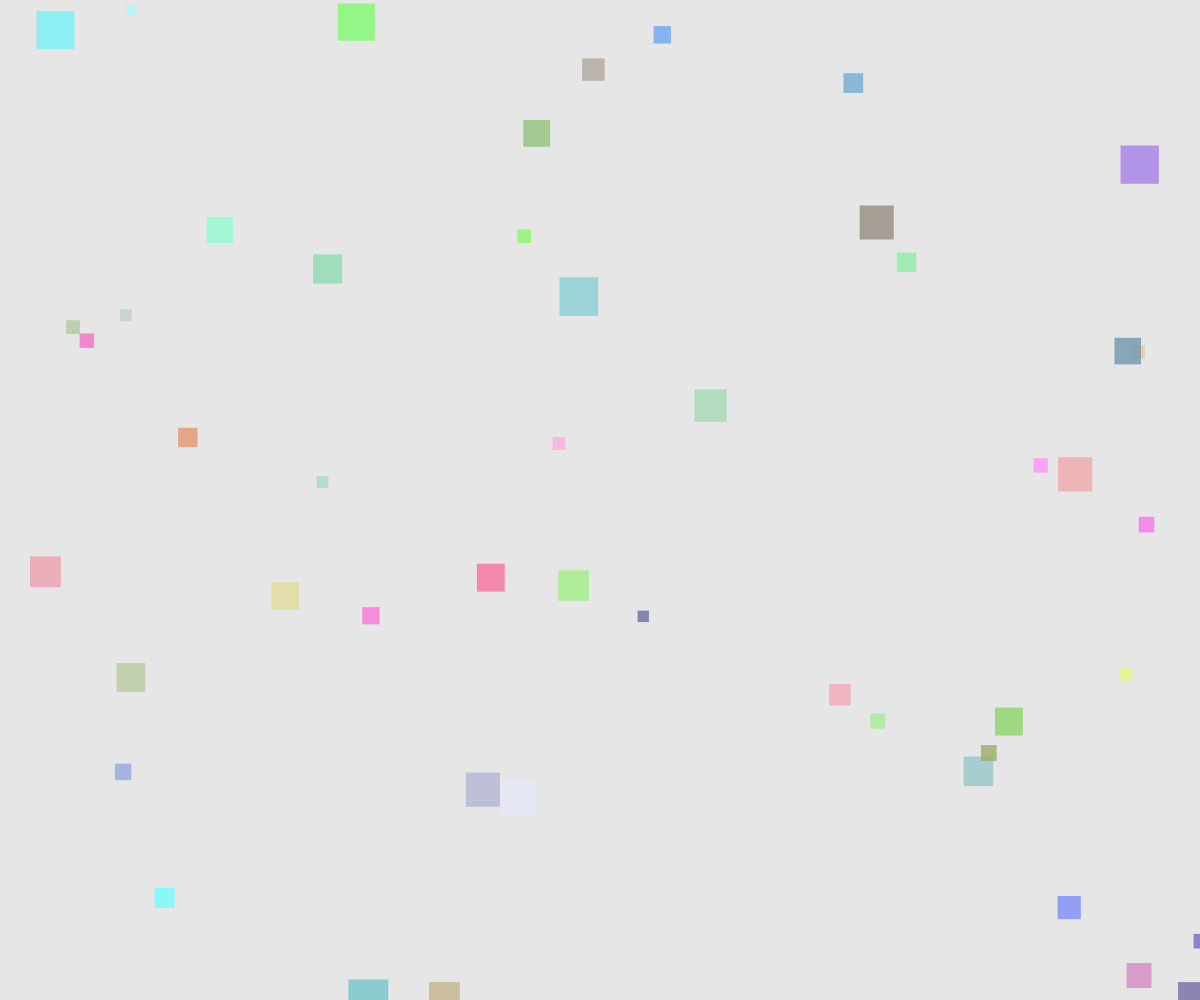
Frame 1 (no input)
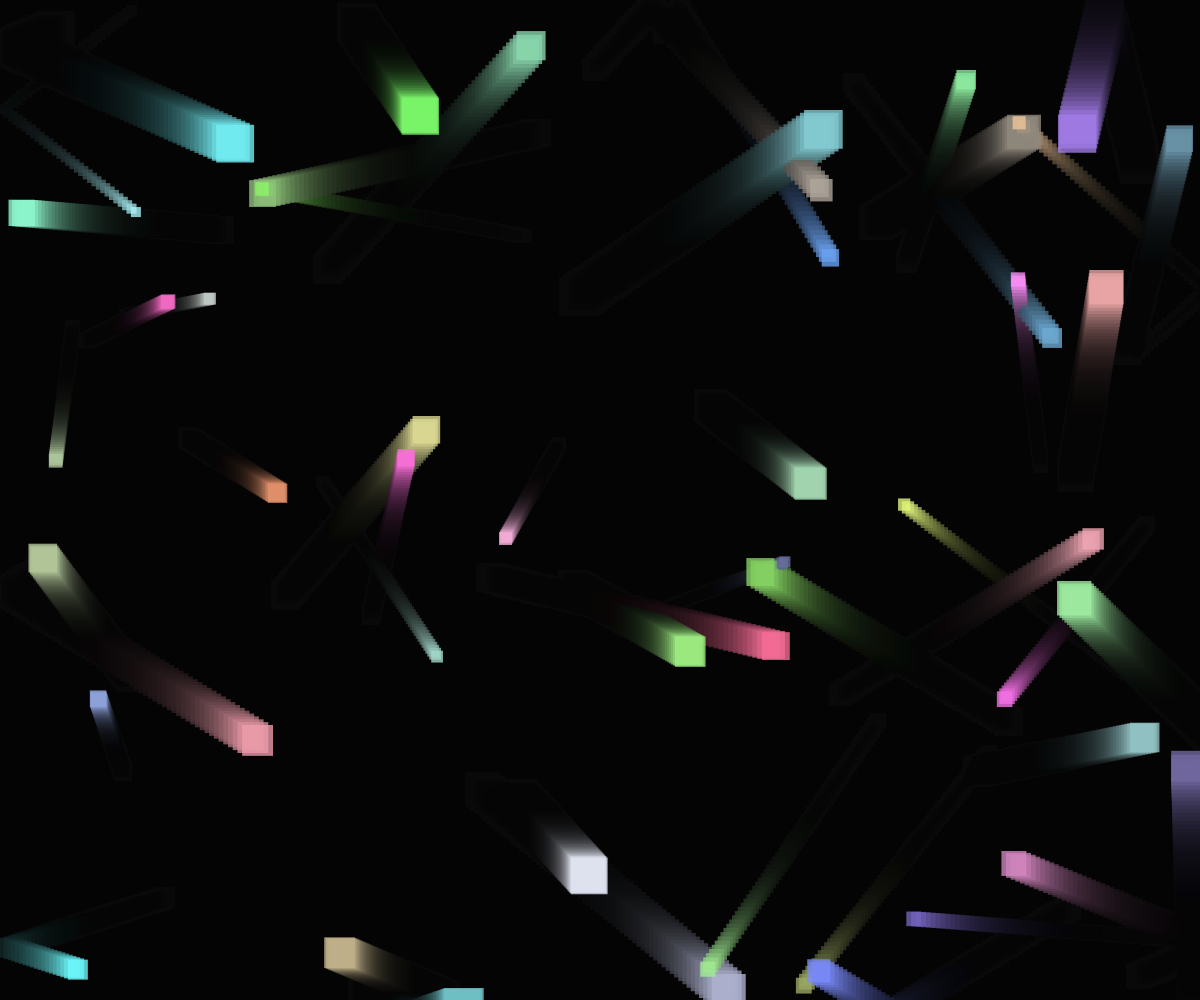
Frame 60 (no input)
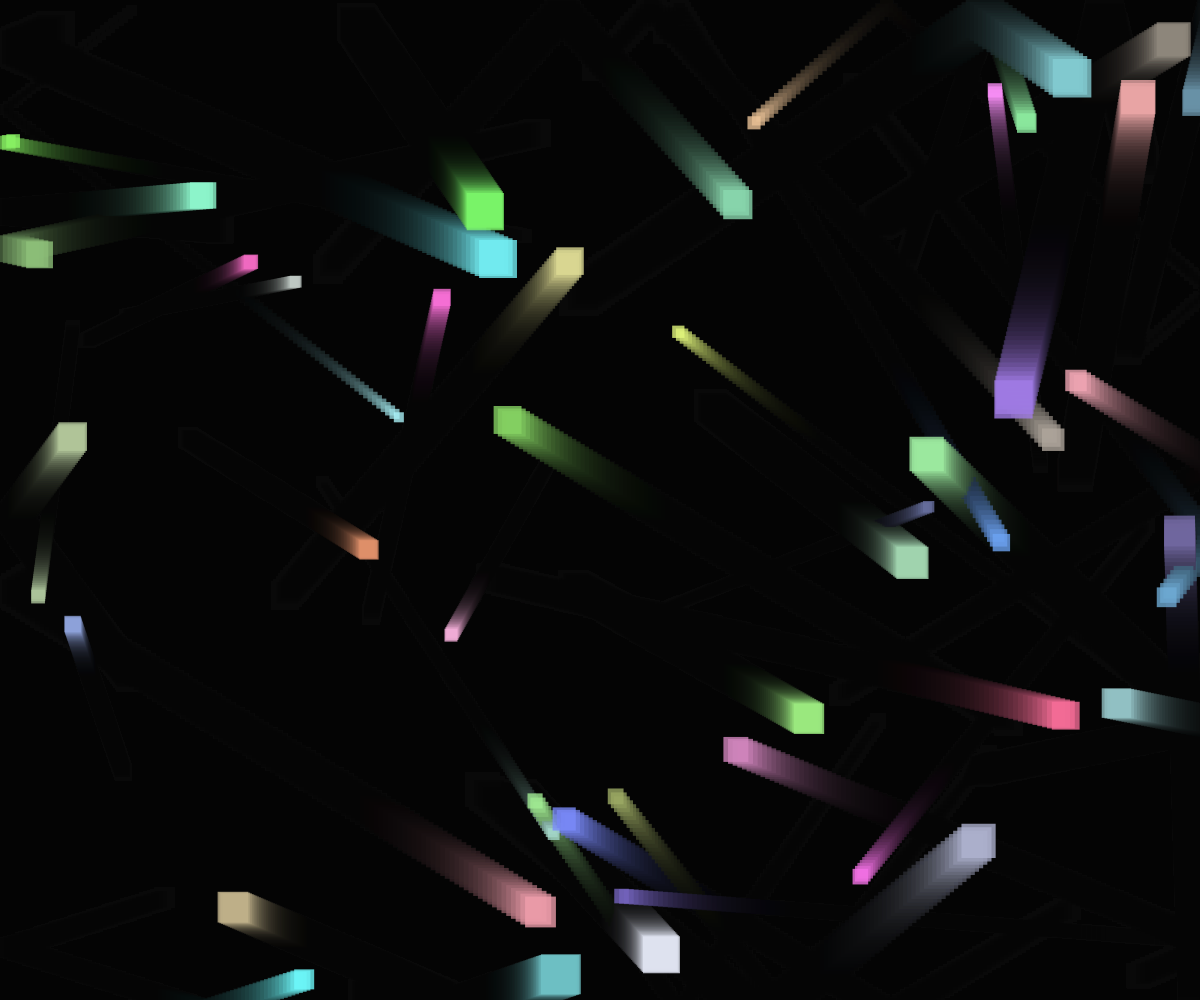
Frame 120 (the mouse pressed at the canvas centre since frame 60)

The p5.js sketch that drew these frames (run headless with seeded random() and noise() and a simulated clock; from frame 60 on, the mouse is pressed at the canvas centre):

// p5.js sketch
// ── sketch.js
let movers = [];
let numMovers = 50;
function setup() {
  createCanvas(windowWidth, windowHeight);
  noStroke();
  for (let i = 0; i < numMovers; i++) {
    movers.push(new Mover());
  }
}

function draw() {
  background(0, 25); // Lower alpha for trails
  for (let i = 0; i < movers.length; i++) {
    movers[i].update();
    movers[i].display();
    movers[i].checkEdges();
  }
}

class Mover {
  constructor() {
    this.position = createVector(random(width), random(height));
    this.velocity = createVector(random(-5, 5), random(-5, 5));
    this.size = random(10, 40);
    this.color = color(
      random(100, 255),
      random(100, 255),
      random(100, 255),
      200
    );
  }
  update() {
    this.position.add(this.velocity);
  }
  display() {
    fill(this.color);
    rect(this.position.x, this.position.y, this.size, this.size);
  }

  checkEdges() {
    if (this.position.x > width || this.position.x < 0) {
      this.velocity.x *= -1;
    }
    if (this.position.y > height || this.position.y < 0) {
      this.velocity.y *= -1;
    }
  }
}

function windowResized() {
  resizeCanvas(windowWidth, windowHeight);
}
